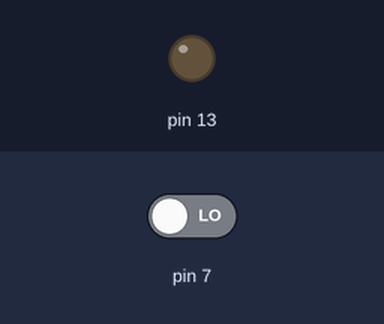
Bench run of a sketch on a simulated Arduino Uno, built with avr-gcc and run on an emulated ATmega328P. On the bench: output pins drawn as LEDs (lit = HIGH). Inputs (shaded band) come from the test bench; at power-on: pin 7 LOW. What the sketch prints to the serial monitor is not drawn.

Above: at 1.2 s.
1.3 s: pin 7 driven HIGH
At 1.7 s:
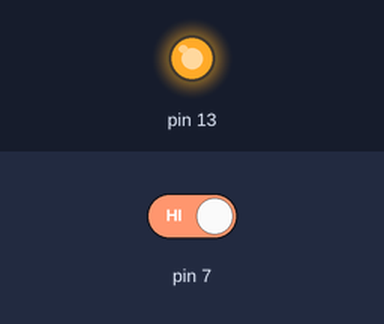
2.8 s: pin 7 driven LOW
At 4.1 s:
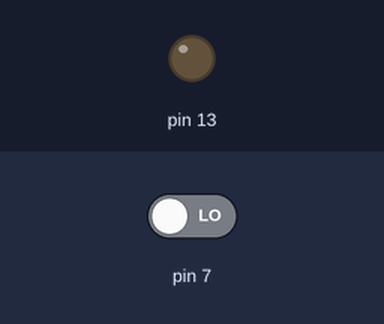
Timing chart, 0 to 5.8 s (numbered marks = the images above; inputs shaded):
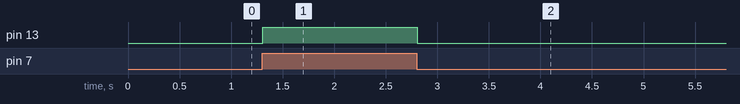

The sketch:

R25._Touch_Detector.ino
```cpp
//www.roboticschools.com

void setup()
{
  pinMode(7,INPUT);
  pinMode(13,OUTPUT);
  Serial.begin(9600);
}
void loop()
{
 int touch = digitalRead(7);
 Serial.println(touch);

  if(touch == 1)
  {
    digitalWrite(13,HIGH);
  }
  if(touch == 0 )
  {
    digitalWrite(13,LOW);
  }
}
```

Measured:
- after the input at 1.3 s, pin 13: LOW → HIGH at once
- after the input at 2.8 s, pin 13: HIGH → LOW at once
